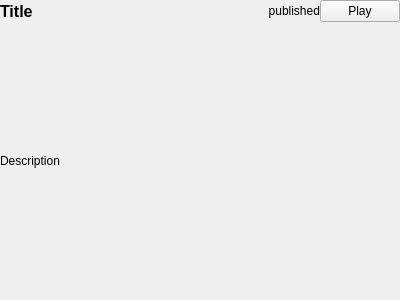
<?xml version="1.0" encoding="UTF-8"?>
<ui version="4.0">
 <class>ArticleWidget</class>
 <widget class="QFrame" name="ArticleWidget">
  <property name="geometry">
   <rect>
    <x>0</x>
    <y>0</y>
    <width>400</width>
    <height>300</height>
   </rect>
  </property>
  <property name="sizePolicy">
   <sizepolicy hsizetype="Preferred" vsizetype="Preferred">
    <horstretch>0</horstretch>
    <verstretch>0</verstretch>
   </sizepolicy>
  </property>
  <property name="windowTitle">
   <string>Frame</string>
  </property>
  <layout class="QVBoxLayout" name="verticalLayout_2">
   <property name="spacing">
    <number>0</number>
   </property>
   <property name="leftMargin">
    <number>0</number>
   </property>
   <property name="topMargin">
    <number>0</number>
   </property>
   <property name="rightMargin">
    <number>0</number>
   </property>
   <property name="bottomMargin">
    <number>0</number>
   </property>
   <item>
    <layout class="QVBoxLayout" name="verticalLayout">
     <item>
      <layout class="QHBoxLayout" name="horizontalLayout_2">
       <property name="spacing">
        <number>0</number>
       </property>
       <item>
        <widget class="QLabel" name="title">
         <property name="sizePolicy">
          <sizepolicy hsizetype="Minimum" vsizetype="Minimum">
           <horstretch>0</horstretch>
           <verstretch>0</verstretch>
          </sizepolicy>
         </property>
         <property name="font">
          <font>
           <pointsize>12</pointsize>
           <bold>true</bold>
          </font>
         </property>
         <property name="text">
          <string>Title</string>
         </property>
         <property name="wordWrap">
          <bool>true</bool>
         </property>
        </widget>
       </item>
       <item>
        <widget class="QLabel" name="published">
         <property name="sizePolicy">
          <sizepolicy hsizetype="Fixed" vsizetype="Minimum">
           <horstretch>0</horstretch>
           <verstretch>0</verstretch>
          </sizepolicy>
         </property>
         <property name="frameShape">
          <enum>QFrame::Shape::NoFrame</enum>
         </property>
         <property name="text">
          <string>published</string>
         </property>
         <property name="alignment">
          <set>Qt::AlignmentFlag::AlignRight|Qt::AlignmentFlag::AlignTrailing|Qt::AlignmentFlag::AlignVCenter</set>
         </property>
        </widget>
       </item>
       <item>
        <widget class="QPushButton" name="playButton">
         <property name="sizePolicy">
          <sizepolicy hsizetype="Fixed" vsizetype="Fixed">
           <horstretch>0</horstretch>
           <verstretch>0</verstretch>
          </sizepolicy>
         </property>
         <property name="text">
          <string>Play</string>
         </property>
        </widget>
       </item>
      </layout>
     </item>
     <item>
      <widget class="QLabel" name="description">
       <property name="sizePolicy">
        <sizepolicy hsizetype="Expanding" vsizetype="Expanding">
         <horstretch>0</horstretch>
         <verstretch>0</verstretch>
        </sizepolicy>
       </property>
       <property name="text">
        <string>Description</string>
       </property>
       <property name="wordWrap">
        <bool>true</bool>
       </property>
      </widget>
     </item>
    </layout>
   </item>
  </layout>
 </widget>
 <resources/>
 <connections/>
</ui>
